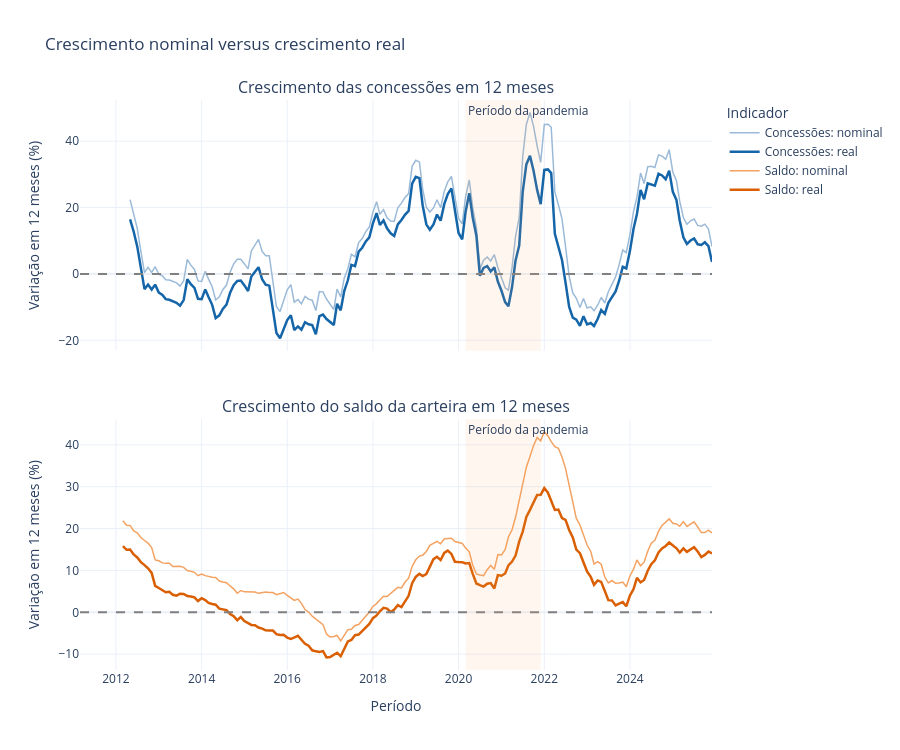

Notebook code for this chart:
### Code cell
fig_crescimento_real = make_subplots(
    rows=2,
    cols=1,
    shared_xaxes=True,
    vertical_spacing=0.12,
    subplot_titles=(
        "Crescimento das concessões em 12 meses",
        "Crescimento do saldo da carteira em 12 meses"
    )
)

# Concessões
fig_crescimento_real.add_trace(
    go.Scatter(
        x=base_metricas["data"],
        y=base_metricas["concessoes_var_12m_pct"],
        name="Concessões: nominal",
        line=dict(color="#9BBAD8", width=1.5)
    ),
    row=1,
    col=1
)

fig_crescimento_real.add_trace(
    go.Scatter(
        x=base_metricas["data"],
        y=base_metricas["concessoes_reais_var_12m_pct"],
        name="Concessões: real",
        line=dict(color="#1565A9", width=2.5)
    ),
    row=1,
    col=1
)

# Saldo
fig_crescimento_real.add_trace(
    go.Scatter(
        x=base_metricas["data"],
        y=base_metricas["saldo_var_12m_pct"],
        name="Saldo: nominal",
        line=dict(color="#F4A261", width=1.5)
    ),
    row=2,
    col=1
)

fig_crescimento_real.add_trace(
    go.Scatter(
        x=base_metricas["data"],
        y=base_metricas["saldo_real_var_12m_pct"],
        name="Saldo: real",
        line=dict(color="#D95F02", width=2.5)
    ),
    row=2,
    col=1
)

# Linha de crescimento zero
fig_crescimento_real.add_hline(
    y=0,
    line_dash="dash",
    line_color="gray",
    row="all",
    col="all"
)

# Período da pandemia
fig_crescimento_real.add_vrect(
    x0="2020-03-01",
    x1="2021-12-01",
    fillcolor="#F4A261",
    opacity=0.10,
    line_width=0,
    annotation_text="Período da pandemia",
    annotation_position="top left",
    row="all",
    col="all"
)

fig_crescimento_real.update_yaxes(
    title_text="Variação em 12 meses (%)"
)

fig_crescimento_real.update_xaxes(
    title_text="Período",
    row=2,
    col=1
)

fig_crescimento_real.update_layout(
    title="Crescimento nominal versus crescimento real",
    template="plotly_white",
    height=750,
    hovermode="x unified",
    legend_title="Indicador"
)

fig_crescimento_real.show()

### Figure 1 — Plotly figure (JSON) as saved in the notebook; plotly's stock layout.template omitted (floating-point values rounded to 4 significant figures; data arrays with more than 128 entries replaced by an {"elided": "..."} marker saying what was removed)
{"data": [{"line": {"color": "#9BBAD8", "width": 1.5}, "name": "Concessões: nominal", "type": "scatter", "x": {"elided": "178 str values"}, "xaxis": "x", "y": {"elided": "178 float values"}, "yaxis": "y"}, {"line": {"color": "#1565A9", "width": 2.5}, "name": "Concessões: real", "type": "scatter", "x": {"elided": "178 str values"}, "xaxis": "x", "y": {"elided": "178 float values"}, "yaxis": "y"}, {"line": {"color": "#F4A261", "width": 1.5}, "name": "Saldo: nominal", "type": "scatter", "x": {"elided": "178 str values"}, "xaxis": "x2", "y": {"elided": "178 float values"}, "yaxis": "y2"}, {"line": {"color": "#D95F02", "width": 2.5}, "name": "Saldo: real", "type": "scatter", "x": {"elided": "178 str values"}, "xaxis": "x2", "y": {"elided": "178 float values"}, "yaxis": "y2"}], "layout": {"annotations": [{"font": {"size": 16}, "showarrow": false, "text": "Crescimento das concessões em 12 meses", "x": 0.5, "xanchor": "center", "xref": "paper", "y": 1, "yanchor": "bottom", "yref": "paper"}, {"font": {"size": 16}, "showarrow": false, "text": "Crescimento do saldo da carteira em 12 meses", "x": 0.5, "xanchor": "center", "xref": "paper", "y": 0.44, "yanchor": "bottom", "yref": "paper"}, {"showarrow": false, "text": "Período da pandemia", "x": "2020-03-01", "xanchor": "left", "xref": "x", "y": 1, "yanchor": "top", "yref": "y domain"}, {"showarrow": false, "text": "Período da pandemia", "x": "2020-03-01", "xanchor": "left", "xref": "x2", "y": 1, "yanchor": "top", "yref": "y2 domain"}], "height": 750, "hovermode": "x unified", "legend": {"title": {"text": "Indicador"}}, "shapes": [{"line": {"color": "gray", "dash": "dash"}, "type": "line", "x0": 0, "x1": 1, "xref": "x domain", "y0": 0, "y1": 0, "yref": "y"}, {"line": {"color": "gray", "dash": "dash"}, "type": "line", "x0": 0, "x1": 1, "xref": "x2 domain", "y0": 0, "y1": 0, "yref": "y2"}, {"fillcolor": "#F4A261", "line": {"width": 0}, "opacity": 0.1, "type": "rect", "x0": "2020-03-01", "x1": "2021-12-01", "xref": "x", "y0": 0, "y1": 1, "yref": "y domain"}, {"fillcolor": "#F4A261", "line": {"width": 0}, "opacity": 0.1, "type": "rect", "x0": "2020-03-01", "x1": "2021-12-01", "xref": "x2", "y0": 0, "y1": 1, "yref": "y2 domain"}], "title": {"text": "Crescimento nominal versus crescimento real"}, "xaxis": {"anchor": "y", "domain": [0, 1], "matches": "x2", "showticklabels": false}, "xaxis2": {"anchor": "y2", "domain": [0, 1], "title": {"text": "Período"}}, "yaxis": {"anchor": "x", "domain": [0.56, 1], "title": {"text": "Variação em 12 meses (%)"}}, "yaxis2": {"anchor": "x2", "domain": [0, 0.44], "title": {"text": "Variação em 12 meses (%)"}}}}
